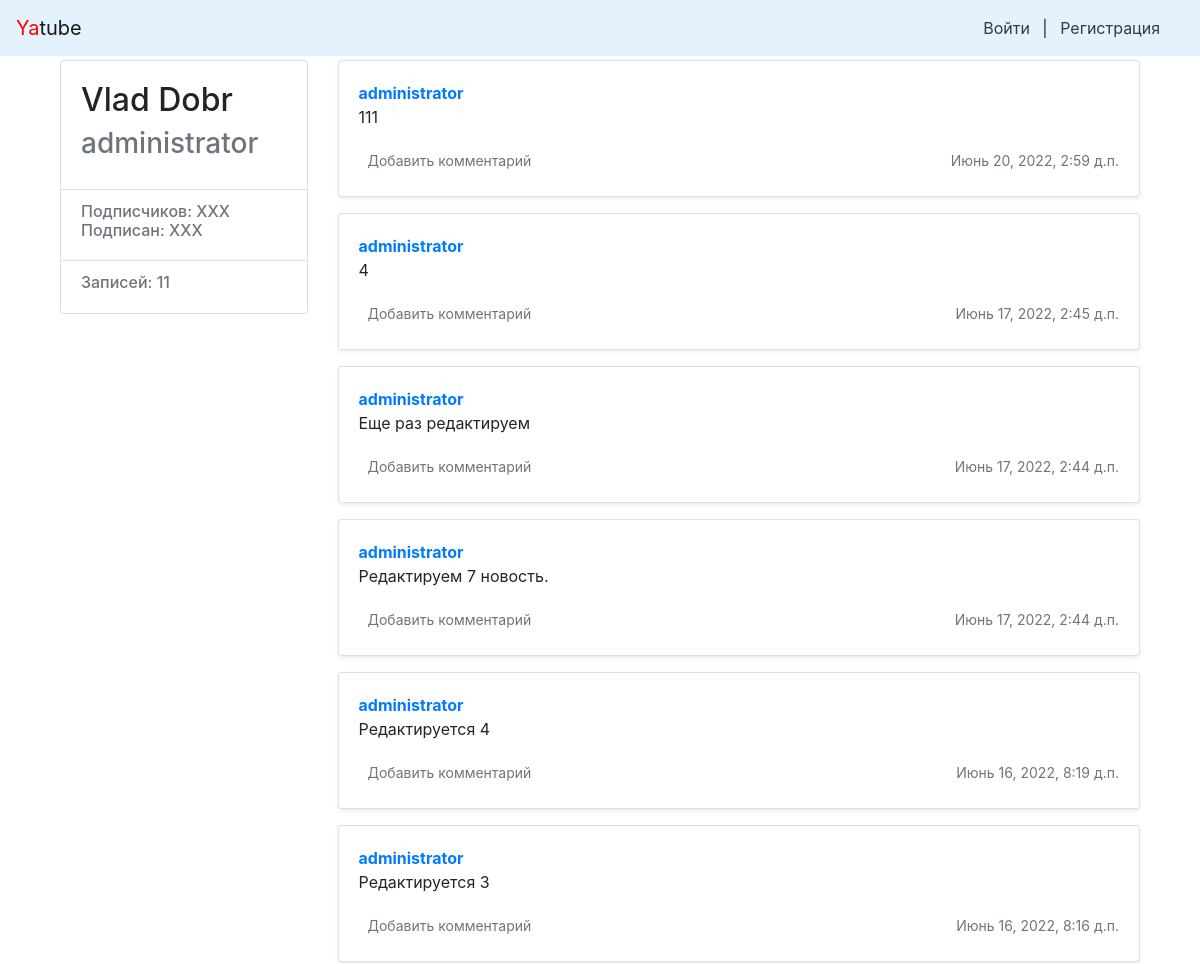
Before: /profile/administrator/ (upper part) with the older database file.
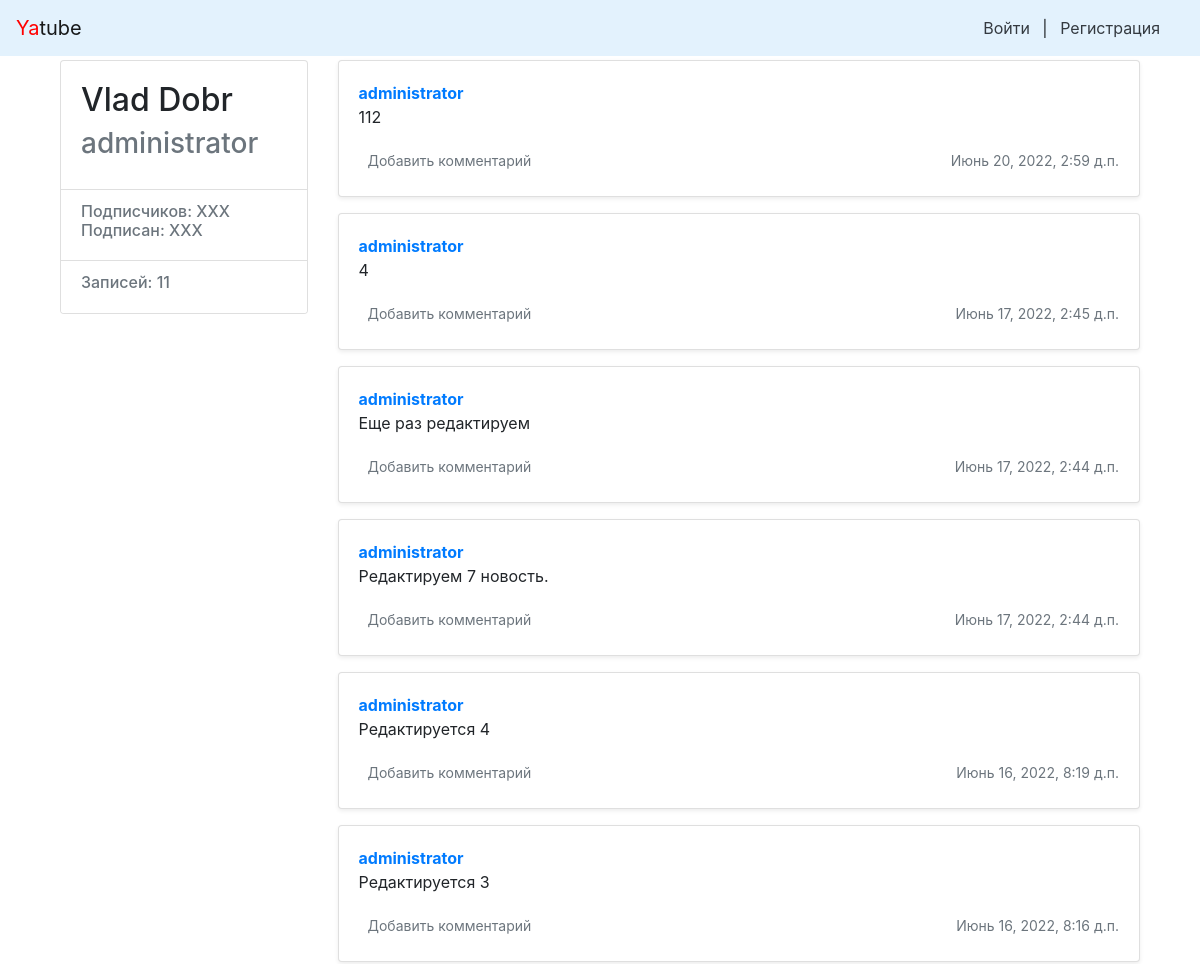
After: the same page with the newer database file.
### posts/models.py (models this page shows, shortened)
class Post(models.Model):
    text = models.TextField(verbose_name='Текст записи')
    pub_date = models.DateTimeField("date published", auto_now_add=True)
    author = models.ForeignKey(User, on_delete=models.CASCADE, related_name="posts")
    group = models.ForeignKey(Group, on_delete=models.SET_NULL, related_name="posts",
                              blank=True, null=True, verbose_name='Группа')

### posts/views.py (the view)
# urls.py: path('profile/<str:username>/', views.profile, name='profile'),
def profile(request, username):
    username = get_object_or_404(User, username=username)
    post_list = Post.objects.filter(author_id=User.objects.get(username=username)).order_by('-pub_date')
    cnt_of_posts = post_list.count()
    paginator = Paginator(post_list, 10)
    page_number = request.GET.get('page')  # переменная в URL с номером запрошенной страницы
    page = paginator.get_page(page_number)  # получить записи с нужным смещением
    context = {'page': page,
               'paginator': paginator,
               'cnt_of_posts': cnt_of_posts,
               'username': username}
    response = render(request, "profile.html", context)
    return response

### templates/profile.html (shortened to what this page needs)
{% extends "base.html" %}
{% block content %}
<main role="main" class="container">
    <div class="row">
            <div class="col-md-3 mb-3 mt-1">
                    <div class="card">
                            <div class="card-body">
                                    <div class="h2">
                                        {{ username.get_full_name }}
                                    </div>
                                    <div class="h3 text-muted">
                                         {{ username }}
                                    </div>
                            </div>
                            <ul class="list-group list-group-flush">
                                    <li class="list-group-item">
                                            <div class="h6 text-muted">
                                            Подписчиков: XXX <br />
                                            Подписан: XXX
                                            </div>
                                    </li>
                                    <li class="list-group-item">
                                            <div class="h6 text-muted">
                                                Записей: {{ cnt_of_posts }}
                                            </div>
                                    </li>
                            </ul>
                    </div>
            </div>
            <div class="col-md-9">
                {% for post in page %}
                    <div class="card mb-3 mt-1 shadow-sm">
                            <div class="card-body">
                                    <p class="card-text">
                                            <a href="/profile/{{ username }}/"><strong class="d-block text-gray-dark">{{ username }}</strong></a>
                                            {{ post.text }}
                                    </p>
                                    <div class="d-flex justify-content-between align-items-center">
                                            <div class="btn-group ">
                                                    <a class="btn btn-sm text-muted" href="/profile/{{ username }}/{{ post.id }}/" role="button">Добавить комментарий</a>
                                            </div>
                                            <small class="text-muted">{{ post.pub_date }}</small>
                                    </div>
                            </div>
                    </div>
                {% endfor %}
            </div>
    </div>
</main>
{% endblock %}

Changed rows visible on the page:
changed Post "Июнь 20, 2022, 2:59 д.п.": text "111" → "112"
